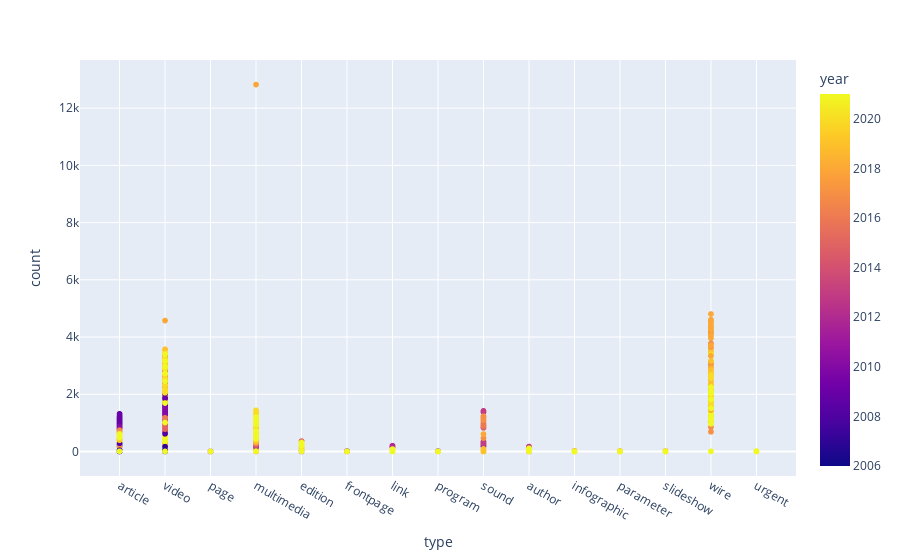
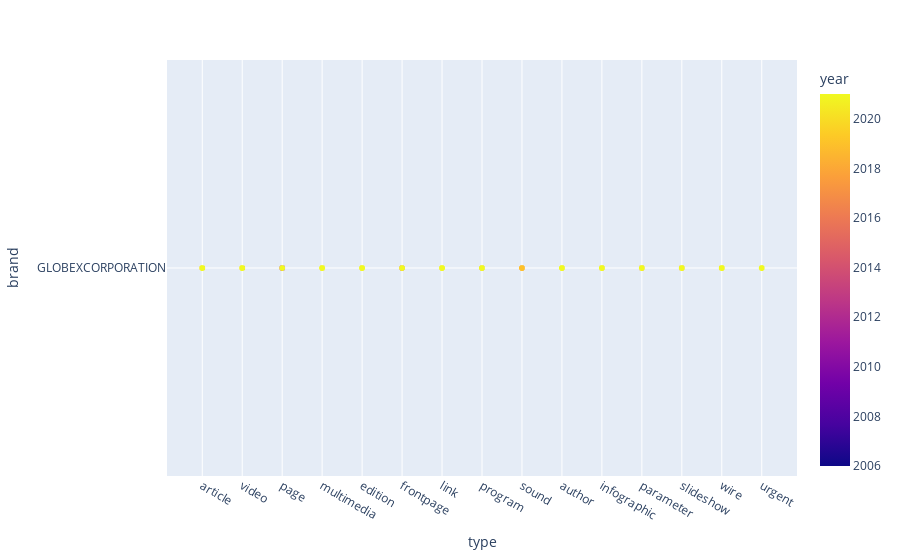
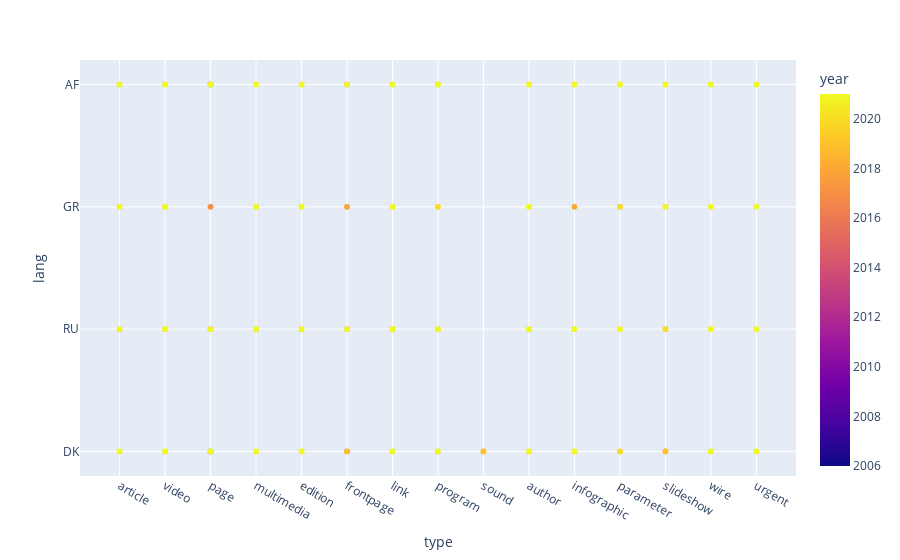

The code cell stored with these charts, in order, in its notebook:
### Code cell
### 3. Plotly
# plotting the scatter chart


fig = px.scatter(data, x="type", y="count", color='year')
fig.show()

fig = px.scatter(data, x="type", y="brand", color='year')
fig.show()

fig = px.scatter(data, x="type", y="lang", color='year')
fig.show()

### Figure 1 — Plotly figure (JSON) as saved in the notebook; plotly's stock layout.template omitted (floating-point values rounded to 4 significant figures; data arrays with more than 128 entries replaced by an {"elided": "..."} marker saying what was removed)
{"data": [{"hovertemplate": "type=%{x}<br>count=%{y}<br>year=%{marker.color}<extra></extra>", "legendgroup": "", "marker": {"color": {"elided": "3805 int values"}, "coloraxis": "coloraxis", "symbol": "circle"}, "mode": "markers", "name": "", "showlegend": false, "type": "scattergl", "x": {"elided": "3805 str values"}, "xaxis": "x", "y": {"elided": "3805 int values"}, "yaxis": "y"}], "layout": {"coloraxis": {"colorbar": {"title": {"text": "year"}}, "colorscale": [[0, "#0d0887"], [0.1111, "#46039f"], [0.2222, "#7201a8"], [0.3333, "#9c179e"], [0.4444, "#bd3786"], [0.5556, "#d8576b"], [0.6667, "#ed7953"], [0.7778, "#fb9f3a"], [0.8889, "#fdca26"], [1, "#f0f921"]]}, "legend": {"tracegroupgap": 0}, "margin": {"t": 60}, "xaxis": {"anchor": "y", "domain": [0, 1], "title": {"text": "type"}}, "yaxis": {"anchor": "x", "domain": [0, 1], "title": {"text": "count"}}}}

### Figure 2 — Plotly figure (JSON) as saved in the notebook; plotly's stock layout.template omitted (floating-point values rounded to 4 significant figures; data arrays with more than 128 entries replaced by an {"elided": "..."} marker saying what was removed)
{"data": [{"hovertemplate": "type=%{x}<br>brand=%{y}<br>year=%{marker.color}<extra></extra>", "legendgroup": "", "marker": {"color": {"elided": "3805 int values"}, "coloraxis": "coloraxis", "symbol": "circle"}, "mode": "markers", "name": "", "showlegend": false, "type": "scattergl", "x": {"elided": "3805 str values"}, "xaxis": "x", "y": {"elided": "3805 str values"}, "yaxis": "y"}], "layout": {"coloraxis": {"colorbar": {"title": {"text": "year"}}, "colorscale": [[0, "#0d0887"], [0.1111, "#46039f"], [0.2222, "#7201a8"], [0.3333, "#9c179e"], [0.4444, "#bd3786"], [0.5556, "#d8576b"], [0.6667, "#ed7953"], [0.7778, "#fb9f3a"], [0.8889, "#fdca26"], [1, "#f0f921"]]}, "legend": {"tracegroupgap": 0}, "margin": {"t": 60}, "xaxis": {"anchor": "y", "domain": [0, 1], "title": {"text": "type"}}, "yaxis": {"anchor": "x", "domain": [0, 1], "title": {"text": "brand"}}}}

### Figure 3 — Plotly figure (JSON) as saved in the notebook; plotly's stock layout.template omitted (floating-point values rounded to 4 significant figures; data arrays with more than 128 entries replaced by an {"elided": "..."} marker saying what was removed)
{"data": [{"hovertemplate": "type=%{x}<br>lang=%{y}<br>year=%{marker.color}<extra></extra>", "legendgroup": "", "marker": {"color": {"elided": "3805 int values"}, "coloraxis": "coloraxis", "symbol": "circle"}, "mode": "markers", "name": "", "showlegend": false, "type": "scattergl", "x": {"elided": "3805 str values"}, "xaxis": "x", "y": {"elided": "3805 str values"}, "yaxis": "y"}], "layout": {"coloraxis": {"colorbar": {"title": {"text": "year"}}, "colorscale": [[0, "#0d0887"], [0.1111, "#46039f"], [0.2222, "#7201a8"], [0.3333, "#9c179e"], [0.4444, "#bd3786"], [0.5556, "#d8576b"], [0.6667, "#ed7953"], [0.7778, "#fb9f3a"], [0.8889, "#fdca26"], [1, "#f0f921"]]}, "legend": {"tracegroupgap": 0}, "margin": {"t": 60}, "xaxis": {"anchor": "y", "domain": [0, 1], "title": {"text": "type"}}, "yaxis": {"anchor": "x", "domain": [0, 1], "title": {"text": "lang"}}}}
